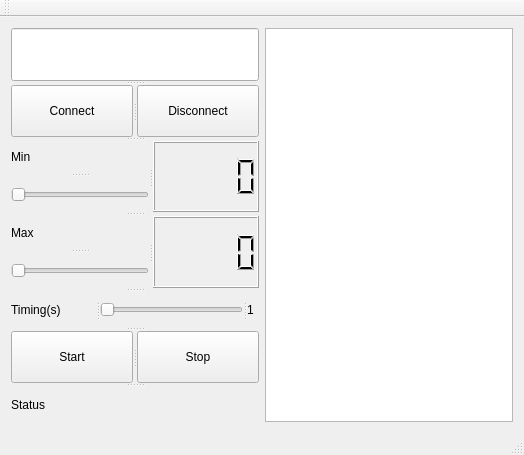
<?xml version="1.0" encoding="UTF-8"?>
<ui version="4.0">
 <class>MainWindow</class>
 <widget class="QMainWindow" name="MainWindow">
  <property name="geometry">
   <rect>
    <x>0</x>
    <y>0</y>
    <width>524</width>
    <height>455</height>
   </rect>
  </property>
  <property name="windowTitle">
   <string>MainWindow</string>
  </property>
  <widget class="QWidget" name="centralWidget">
   <layout class="QHBoxLayout" name="horizontalLayout_2">
    <item>
     <layout class="QHBoxLayout" name="horizontalLayout" stretch="50,50">
      <item>
       <widget class="QSplitter" name="splitter_13">
        <property name="orientation">
         <enum>Qt::Vertical</enum>
        </property>
        <widget class="QSplitter" name="splitter_12">
         <property name="orientation">
          <enum>Qt::Vertical</enum>
         </property>
         <widget class="QSplitter" name="splitter_2">
          <property name="orientation">
           <enum>Qt::Vertical</enum>
          </property>
          <widget class="QLineEdit" name="lineSetAddress">
           <property name="text">
            <string/>
           </property>
          </widget>
          <widget class="QSplitter" name="splitter">
           <property name="orientation">
            <enum>Qt::Horizontal</enum>
           </property>
           <widget class="QPushButton" name="pushButtonCon">
            <property name="text">
             <string>Connect</string>
            </property>
           </widget>
           <widget class="QPushButton" name="pushButtonDisc">
            <property name="text">
             <string>Disconnect</string>
            </property>
           </widget>
          </widget>
         </widget>
         <widget class="QSplitter" name="splitter_4">
          <property name="orientation">
           <enum>Qt::Horizontal</enum>
          </property>
          <widget class="QSplitter" name="splitter_3">
           <property name="orientation">
            <enum>Qt::Vertical</enum>
           </property>
           <widget class="QLabel" name="labelMin">
            <property name="text">
             <string>Min</string>
            </property>
           </widget>
           <widget class="QSlider" name="horizontalSliderMin">
            <property name="orientation">
             <enum>Qt::Horizontal</enum>
            </property>
           </widget>
          </widget>
          <widget class="QLCDNumber" name="lcdNumberMin"/>
         </widget>
         <widget class="QSplitter" name="splitter_6">
          <property name="orientation">
           <enum>Qt::Horizontal</enum>
          </property>
          <widget class="QSplitter" name="splitter_5">
           <property name="orientation">
            <enum>Qt::Vertical</enum>
           </property>
           <widget class="QLabel" name="labelMax">
            <property name="text">
             <string>Max</string>
            </property>
           </widget>
           <widget class="QSlider" name="horizontalSliderMax">
            <property name="orientation">
             <enum>Qt::Horizontal</enum>
            </property>
           </widget>
          </widget>
          <widget class="QLCDNumber" name="lcdNumberMax">
           <property name="frameShadow">
            <enum>QFrame::Raised</enum>
           </property>
          </widget>
         </widget>
        </widget>
        <widget class="QSplitter" name="splitter_11">
         <property name="orientation">
          <enum>Qt::Vertical</enum>
         </property>
         <widget class="QSplitter" name="splitter_10">
          <property name="orientation">
           <enum>Qt::Vertical</enum>
          </property>
          <widget class="QSplitter" name="splitter_8">
           <property name="orientation">
            <enum>Qt::Horizontal</enum>
           </property>
           <widget class="QSplitter" name="splitter_7">
            <property name="orientation">
             <enum>Qt::Horizontal</enum>
            </property>
            <widget class="QLabel" name="label">
             <property name="text">
              <string>Timing(s)</string>
             </property>
            </widget>
            <widget class="QSlider" name="horizontalSliderTiming">
             <property name="minimum">
              <number>1</number>
             </property>
             <property name="maximum">
              <number>3</number>
             </property>
             <property name="orientation">
              <enum>Qt::Horizontal</enum>
             </property>
            </widget>
           </widget>
           <widget class="QLabel" name="label_2">
            <property name="text">
             <string>1</string>
            </property>
           </widget>
          </widget>
          <widget class="QSplitter" name="splitter_9">
           <property name="orientation">
            <enum>Qt::Horizontal</enum>
           </property>
           <widget class="QPushButton" name="pushButtonStart">
            <property name="text">
             <string>Start</string>
            </property>
           </widget>
           <widget class="QPushButton" name="pushButtonStop">
            <property name="text">
             <string>Stop</string>
            </property>
           </widget>
          </widget>
         </widget>
         <widget class="QLabel" name="labelStatus">
          <property name="text">
           <string>Status</string>
          </property>
         </widget>
        </widget>
       </widget>
      </item>
      <item>
       <widget class="QTextEdit" name="textEditShowData"/>
      </item>
     </layout>
    </item>
   </layout>
  </widget>
  <widget class="QMenuBar" name="menuBar">
   <property name="geometry">
    <rect>
     <x>0</x>
     <y>0</y>
     <width>524</width>
     <height>21</height>
    </rect>
   </property>
  </widget>
  <widget class="QToolBar" name="mainToolBar">
   <attribute name="toolBarArea">
    <enum>TopToolBarArea</enum>
   </attribute>
   <attribute name="toolBarBreak">
    <bool>false</bool>
   </attribute>
  </widget>
  <widget class="QStatusBar" name="statusBar"/>
 </widget>
 <layoutdefault spacing="6" margin="11"/>
 <resources/>
 <connections>
  <connection>
   <sender>horizontalSliderMin</sender>
   <signal>valueChanged(int)</signal>
   <receiver>lcdNumberMin</receiver>
   <slot>display(int)</slot>
   <hints>
    <hint type="sourcelabel">
     <x>89</x>
     <y>196</y>
    </hint>
    <hint type="destinationlabel">
     <x>181</x>
     <y>165</y>
    </hint>
   </hints>
  </connection>
  <connection>
   <sender>horizontalSliderMax</sender>
   <signal>valueChanged(int)</signal>
   <receiver>lcdNumberMax</receiver>
   <slot>display(int)</slot>
   <hints>
    <hint type="sourcelabel">
     <x>114</x>
     <y>293</y>
    </hint>
    <hint type="destinationlabel">
     <x>179</x>
     <y>274</y>
    </hint>
   </hints>
  </connection>
  <connection>
   <sender>horizontalSliderTiming</sender>
   <signal>valueChanged(int)</signal>
   <receiver>label_2</receiver>
   <slot>setNum(int)</slot>
   <hints>
    <hint type="sourcelabel">
     <x>144</x>
     <y>313</y>
    </hint>
    <hint type="destinationlabel">
     <x>189</x>
     <y>313</y>
    </hint>
   </hints>
  </connection>
 </connections>
</ui>
